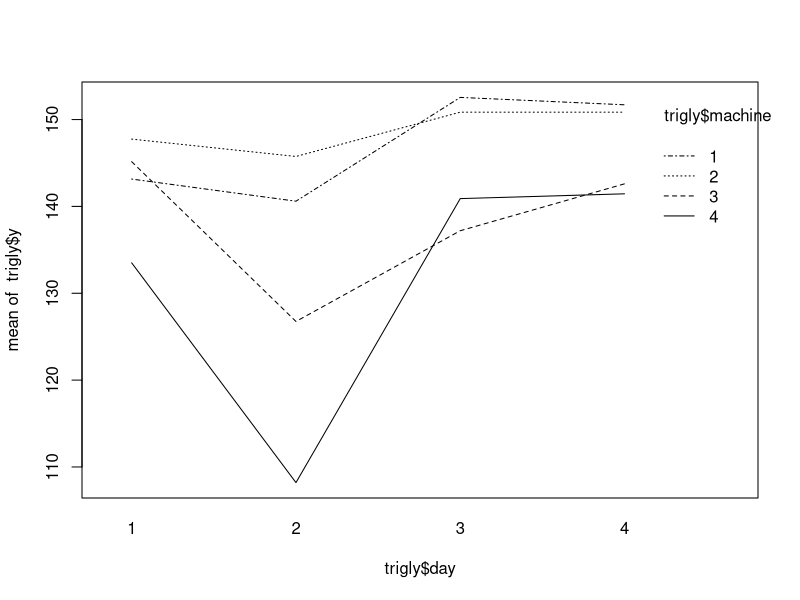
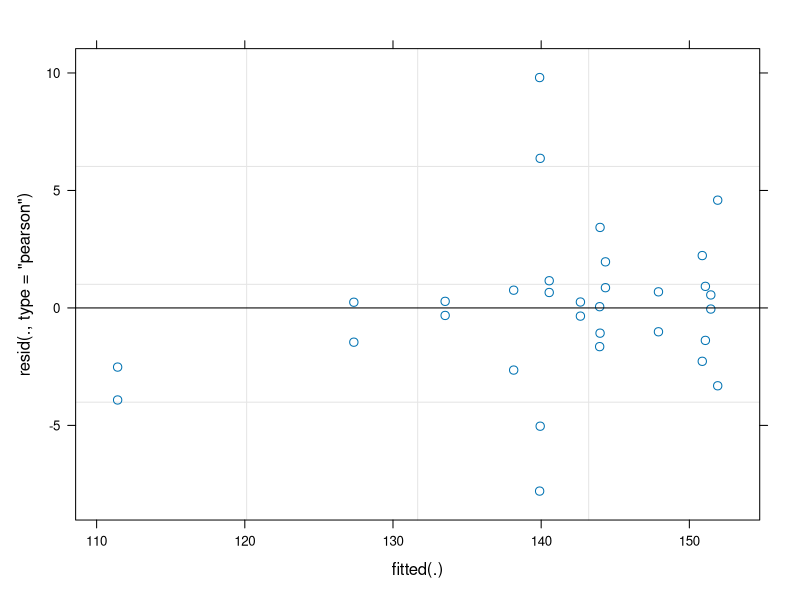
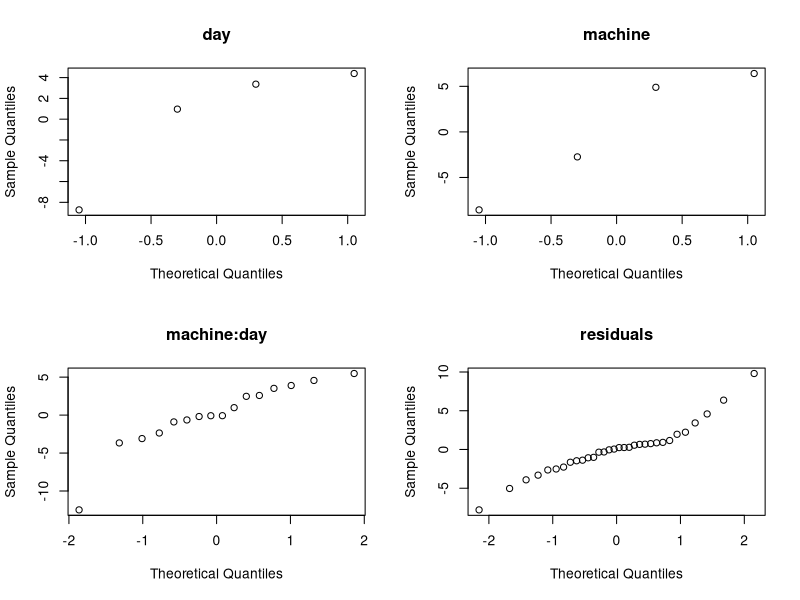

Write R code to recreate these figures, in order.
## Create data-set ####
y <- c(142.3, 144.0, 148.6, 146.9, 142.9, 147.4, 133.8, 133.2,
       134.9, 146.3, 145.2, 146.3, 125.9, 127.6, 108.9, 107.5, 
       148.6, 156.5, 148.6, 153.1, 135.5, 138.9, 132.1, 149.7,
       152.0, 151.4, 149.7, 152.0, 142.9, 142.3, 141.7, 141.2) 

trigly <- data.frame(y = y, 
                     day = factor(rep(1:4, each = 8)),
                     machine = factor(rep(rep(1:4, each = 2), 2)))
str(trigly)

## verify number of observations                                  
table(trigly$day, trigly$machine)

## Plot data ####
interaction.plot(trigly$day, trigly$machine, trigly$y)

## Classical approach ####
fit <- aov(y ~ day * machine, data = trigly)
summary(fit)

## tests: manually

## day
pf(444.8 / 87.3, 3, 9, lower.tail = FALSE)
## machine
pf(549.1 / 87.3, 3, 9, lower.tail = FALSE)
## interaction
pf(87.3 / 17.9, 9, 16, lower.tail = FALSE)

## Modern approach ####
library(lmerTest)
fit.lme <- lmer(y ~ (1 | day) + (1 | machine) + (1 | machine:day), data = trigly)
summary(fit.lme)

confint(fit.lme, oldNames = FALSE)
rand(fit.lme) ## conservative, could also use package RLRsim

coef(fit.lme) ## think of averages
ranef(fit.lme)

## Residual analysis
plot(fit.lme) ## Tukey-Anscombe plot

par(mfrow = c(2,2)) 
## QQ-plots of random effects
qqnorm(ranef(fit.lme)$day[,1], main = "day")
qqnorm(ranef(fit.lme)$machine[,1], main = "machine")
qqnorm(ranef(fit.lme)$'machine:day'[,1], main = "machine:day")
## QQ-plots of residuals
qqnorm(resid(fit.lme), main = "residuals")

par(mfrow = c(1, 1)) ## re-set plotting options
